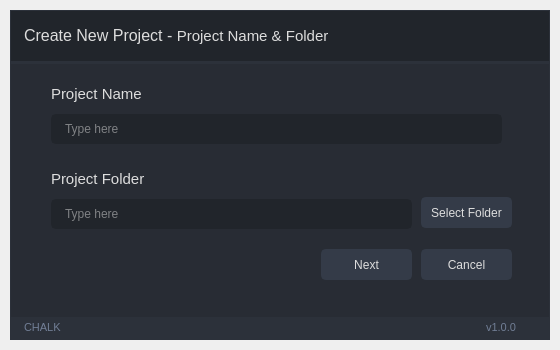
<?xml version="1.0" encoding="UTF-8"?>
<ui version="4.0">
 <author>Wanderson M. Pimenta</author>
 <class>ProjectName</class>
 <widget class="QMainWindow" name="ProjectName">
  <property name="geometry">
   <rect>
    <x>0</x>
    <y>0</y>
    <width>560</width>
    <height>350</height>
   </rect>
  </property>
  <property name="minimumSize">
   <size>
    <width>560</width>
    <height>350</height>
   </size>
  </property>
  <property name="windowTitle">
   <string>MainWindow</string>
  </property>
  <widget class="QWidget" name="styleSheet">
   <property name="font">
    <font>
     <family>Segoe UI</family>
     <pointsize>10</pointsize>
     <italic>false</italic>
     <bold>false</bold>
    </font>
   </property>
   <property name="styleSheet">
    <string notr="true">/* /////////////////////////////////////////////////////////////////////////////////////////////////

SET APP STYLESHEET - FULL STYLES HERE
DARK THEME - DRACULA COLOR BASED

///////////////////////////////////////////////////////////////////////////////////////////////// */

QWidget{
	color: rgb(221, 221, 221);
	font: 10pt &quot;Segoe UI&quot;;
}

/* /////////////////////////////////////////////////////////////////////////////////////////////////
Tooltip */
QToolTip {
	color: #ffffff;
	background-color: rgba(33, 37, 43, 180);
	border: 1px solid rgb(44, 49, 58);
	background-image: none;
	background-position: left center;
    background-repeat: no-repeat;
	border: none;
	border-left: 2px solid rgb(255, 121, 198);
	text-align: left;
	padding-left: 8px;
	margin: 0px;
}

/* /////////////////////////////////////////////////////////////////////////////////////////////////
Bg App */
#bgApp {	
	background-color: rgb(40, 44, 52);
	border: 1px solid rgb(44, 49, 58);
}

/* /////////////////////////////////////////////////////////////////////////////////////////////////
Left Menu */
#leftMenuBg {	
	background-color: rgb(33, 37, 43);
}
#topLogo {
	background-color: rgb(33, 37, 43);
	background-image: url(:/images/images/images/PyDracula.png);
	background-position: centered;
	background-repeat: no-repeat;
}
#titleLeftApp { font: 63 12pt &quot;Segoe UI Semibold&quot;; }
#titleLeftDescription { font: 8pt &quot;Segoe UI&quot;; color: rgb(189, 147, 249); }

/* MENUS */
#topMenu .QPushButton {	
	background-position: left center;
    background-repeat: no-repeat;
	border: none;
	border-left: 22px solid transparent;
	background-color: transparent;
	text-align: left;
	padding-left: 44px;
}
#topMenu .QPushButton:hover {
	background-color: rgb(40, 44, 52);
}
#topMenu .QPushButton:pressed {	
	background-color: rgb(189, 147, 249);
	color: rgb(255, 255, 255);
}
#bottomMenu .QPushButton {	
	background-position: left center;
    background-repeat: no-repeat;
	border: none;
	border-left: 20px solid transparent;
	background-color:transparent;
	text-align: left;
	padding-left: 44px;
}
#bottomMenu .QPushButton:hover {
	background-color: rgb(40, 44, 52);
}
#bottomMenu .QPushButton:pressed {	
	background-color: rgb(189, 147, 249);
	color: rgb(255, 255, 255);
}
#leftMenuFrame{
	border-top: 3px solid rgb(44, 49, 58);
}

/* Toggle Button */
#toggleButton {
	background-position: left center;
    background-repeat: no-repeat;
	border: none;
	border-left: 20px solid transparent;
	background-color: rgb(37, 41, 48);
	text-align: left;
	padding-left: 44px;
	color: rgb(113, 126, 149);
}
#toggleButton:hover {
	background-color: rgb(40, 44, 52);
}
#toggleButton:pressed {
	background-color: rgb(189, 147, 249);
}

/* Title Menu */
#titleRightInfo { padding-left: 10px; }


/* /////////////////////////////////////////////////////////////////////////////////////////////////
Extra Tab */
#extraLeftBox {	
	background-color: rgb(44, 49, 58);
}
#extraTopBg{	
	background-color: rgb(189, 147, 249)
}

/* Icon */
#extraIcon {
	background-position: center;
	background-repeat: no-repeat;
	background-image: url(:/icons/images/icons/icon_settings.png);
}

/* Label */
#extraLabel { color: rgb(255, 255, 255); }

/* Btn Close */
#extraCloseColumnBtn { background-color: rgba(255, 255, 255, 0); border: none;  border-radius: 5px; }
#extraCloseColumnBtn:hover { background-color: rgb(196, 161, 249); border-style: solid; border-radius: 4px; }
#extraCloseColumnBtn:pressed { background-color: rgb(180, 141, 238); border-style: solid; border-radius: 4px; }

/* Extra Content */
#extraContent{
	border-top: 3px solid rgb(40, 44, 52);
}

/* Extra Top Menus */
#extraTopMenu .QPushButton {
background-position: left center;
    background-repeat: no-repeat;
	border: none;
	border-left: 22px solid transparent;
	background-color:transparent;
	text-align: left;
	padding-left: 44px;
}
#extraTopMenu .QPushButton:hover {
	background-color: rgb(40, 44, 52);
}
#extraTopMenu .QPushButton:pressed {	
	background-color: rgb(189, 147, 249);
	color: rgb(255, 255, 255);
}

/* /////////////////////////////////////////////////////////////////////////////////////////////////
Content App */
#contentTopBg{	
	background-color: rgb(33, 37, 43);
}
#contentBottom{
	border-top: 3px solid rgb(44, 49, 58);
}

/* Top Buttons */
#rightButtons .QPushButton { background-color: rgba(255, 255, 255, 0); border: none;  border-radius: 5px; }
#rightButtons .QPushButton:hover { background-color: rgb(44, 49, 57); border-style: solid; border-radius: 4px; }
#rightButtons .QPushButton:pressed { background-color: rgb(23, 26, 30); border-style: solid; border-radius: 4px; }

/* Theme Settings */
#extraRightBox { background-color: rgb(44, 49, 58); }
#themeSettingsTopDetail { background-color: rgb(189, 147, 249); }

/* Bottom Bar */
#bottomBar { background-color: rgb(44, 49, 58); }
#bottomBar QLabel { font-size: 11px; color: rgb(113, 126, 149); padding-left: 10px; padding-right: 10px; padding-bottom: 2px; }

/* CONTENT SETTINGS */
/* MENUS */
#contentSettings .QPushButton {	
	background-position: left center;
    background-repeat: no-repeat;
	border: none;
	border-left: 22px solid transparent;
	background-color:transparent;
	text-align: left;
	padding-left: 44px;
}
#contentSettings .QPushButton:hover {
	background-color: rgb(40, 44, 52);
}
#contentSettings .QPushButton:pressed {	
	background-color: rgb(189, 147, 249);
	color: rgb(255, 255, 255);
}

/* /////////////////////////////////////////////////////////////////////////////////////////////////
QTableWidget */
QTableWidget {	
	background-color: transparent;
	padding: 10px;
	border-radius: 5px;
	gridline-color: rgb(44, 49, 58);
	border-bottom: 1px solid rgb(44, 49, 60);
}
QTableWidget::item{
	border-color: rgb(44, 49, 60);
	padding-left: 5px;
	padding-right: 5px;
	gridline-color: rgb(44, 49, 60);
}
QTableWidget::item:selected{
	background-color: rgb(189, 147, 249);
}
QHeaderView::section{
	background-color: rgb(33, 37, 43);
	max-width: 30px;
	border: 1px solid rgb(44, 49, 58);
	border-style: none;
    border-bottom: 1px solid rgb(44, 49, 60);
    border-right: 1px solid rgb(44, 49, 60);
}
QTableWidget::horizontalHeader {	
	background-color: rgb(33, 37, 43);
}
QHeaderView::section:horizontal
{
    border: 1px solid rgb(33, 37, 43);
	background-color: rgb(33, 37, 43);
	padding: 3px;
	border-top-left-radius: 7px;
    border-top-right-radius: 7px;
}
QHeaderView::section:vertical
{
    border: 1px solid rgb(44, 49, 60);
}

/* /////////////////////////////////////////////////////////////////////////////////////////////////
LineEdit */
QLineEdit {
	background-color: rgb(33, 37, 43);
	border-radius: 5px;
	border: 2px solid rgb(33, 37, 43);
	padding-left: 10px;
	selection-color: rgb(255, 255, 255);
	selection-background-color: rgb(255, 121, 198);
}
QLineEdit:hover {
	border: 2px solid rgb(64, 71, 88);
}
QLineEdit:focus {
	border: 2px solid rgb(91, 101, 124);
}

/* /////////////////////////////////////////////////////////////////////////////////////////////////
PlainTextEdit */
QPlainTextEdit {
	background-color: rgb(27, 29, 35);
	border-radius: 5px;
	padding: 10px;
	selection-color: rgb(255, 255, 255);
	selection-background-color: rgb(255, 121, 198);
}
QPlainTextEdit  QScrollBar:vertical {
    width: 8px;
 }
QPlainTextEdit  QScrollBar:horizontal {
    height: 8px;
 }
QPlainTextEdit:hover {
	border: 2px solid rgb(64, 71, 88);
}
QPlainTextEdit:focus {
	border: 2px solid rgb(91, 101, 124);
}

/* /////////////////////////////////////////////////////////////////////////////////////////////////
ScrollBars */
QScrollBar:horizontal {
    border: none;
    background: rgb(52, 59, 72);
    height: 8px;
    margin: 0px 21px 0 21px;
	border-radius: 0px;
}
QScrollBar::handle:horizontal {
    background: rgb(189, 147, 249);
    min-width: 25px;
	border-radius: 4px
}
QScrollBar::add-line:horizontal {
    border: none;
    background: rgb(55, 63, 77);
    width: 20px;
	border-top-right-radius: 4px;
    border-bottom-right-radius: 4px;
    subcontrol-position: right;
    subcontrol-origin: margin;
}
QScrollBar::sub-line:horizontal {
    border: none;
    background: rgb(55, 63, 77);
    width: 20px;
	border-top-left-radius: 4px;
    border-bottom-left-radius: 4px;
    subcontrol-position: left;
    subcontrol-origin: margin;
}
QScrollBar::up-arrow:horizontal, QScrollBar::down-arrow:horizontal
{
     background: none;
}
QScrollBar::add-page:horizontal, QScrollBar::sub-page:horizontal
{
     background: none;
}
 QScrollBar:vertical {
	border: none;
    background: rgb(52, 59, 72);
    width: 8px;
    margin: 21px 0 21px 0;
	border-radius: 0px;
 }
 QScrollBar::handle:vertical {	
	background: rgb(189, 147, 249);
    min-height: 25px;
	border-radius: 4px
 }
 QScrollBar::add-line:vertical {
     border: none;
    background: rgb(55, 63, 77);
     height: 20px;
	border-bottom-left-radius: 4px;
    border-bottom-right-radius: 4px;
     subcontrol-position: bottom;
     subcontrol-origin: margin;
 }
 QScrollBar::sub-line:vertical {
	border: none;
    background: rgb(55, 63, 77);
     height: 20px;
	border-top-left-radius: 4px;
    border-top-right-radius: 4px;
     subcontrol-position: top;
     subcontrol-origin: margin;
 }
 QScrollBar::up-arrow:vertical, QScrollBar::down-arrow:vertical {
     background: none;
 }

 QScrollBar::add-page:vertical, QScrollBar::sub-page:vertical {
     background: none;
 }

/* /////////////////////////////////////////////////////////////////////////////////////////////////
CheckBox */
QCheckBox::indicator {
    border: 3px solid rgb(52, 59, 72);
	width: 15px;
	height: 15px;
	border-radius: 10px;
    background: rgb(44, 49, 60);
}
QCheckBox::indicator:hover {
    border: 3px solid rgb(58, 66, 81);
}
QCheckBox::indicator:checked {
    background: 3px solid rgb(52, 59, 72);
	border: 3px solid rgb(52, 59, 72);	
	background-image: url(:/icons/images/icons/cil-check-alt.png);
}

/* /////////////////////////////////////////////////////////////////////////////////////////////////
RadioButton */
QRadioButton::indicator {
    border: 3px solid rgb(52, 59, 72);
	width: 15px;
	height: 15px;
	border-radius: 10px;
    background: rgb(44, 49, 60);
}
QRadioButton::indicator:hover {
    border: 3px solid rgb(58, 66, 81);
}
QRadioButton::indicator:checked {
    background: 3px solid rgb(94, 106, 130);
	border: 3px solid rgb(52, 59, 72);	
}

/* /////////////////////////////////////////////////////////////////////////////////////////////////
ComboBox */
QComboBox{
	background-color: rgb(27, 29, 35);
	border-radius: 5px;
	border: 2px solid rgb(33, 37, 43);
	padding: 5px;
	padding-left: 10px;
}
QComboBox:hover{
	border: 2px solid rgb(64, 71, 88);
}
QComboBox::drop-down {
	subcontrol-origin: padding;
	subcontrol-position: top right;
	width: 25px; 
	border-left-width: 3px;
	border-left-color: rgba(39, 44, 54, 150);
	border-left-style: solid;
	border-top-right-radius: 3px;
	border-bottom-right-radius: 3px;	
	background-image: url(:/icons/images/icons/cil-arrow-bottom.png);
	background-position: center;
	background-repeat: no-reperat;
 }
QComboBox QAbstractItemView {
	color: rgb(255, 121, 198);	
	background-color: rgb(33, 37, 43);
	padding: 10px;
	selection-background-color: rgb(39, 44, 54);
}

/* /////////////////////////////////////////////////////////////////////////////////////////////////
Sliders */
QSlider::groove:horizontal {
    border-radius: 5px;
    height: 10px;
	margin: 0px;
	background-color: rgb(52, 59, 72);
}
QSlider::groove:horizontal:hover {
	background-color: rgb(55, 62, 76);
}
QSlider::handle:horizontal {
    background-color: rgb(189, 147, 249);
    border: none;
    height: 10px;
    width: 10px;
    margin: 0px;
	border-radius: 5px;
}
QSlider::handle:horizontal:hover {
    background-color: rgb(195, 155, 255);
}
QSlider::handle:horizontal:pressed {
    background-color: rgb(255, 121, 198);
}

QSlider::groove:vertical {
    border-radius: 5px;
    width: 10px;
    margin: 0px;
	background-color: rgb(52, 59, 72);
}
QSlider::groove:vertical:hover {
	background-color: rgb(55, 62, 76);
}
QSlider::handle:vertical {
    background-color: rgb(189, 147, 249);
	border: none;
    height: 10px;
    width: 10px;
    margin: 0px;
	border-radius: 5px;
}
QSlider::handle:vertical:hover {
    background-color: rgb(195, 155, 255);
}
QSlider::handle:vertical:pressed {
    background-color: rgb(255, 121, 198);
}

/* /////////////////////////////////////////////////////////////////////////////////////////////////
CommandLinkButton */
QCommandLinkButton {	
	color: rgb(255, 121, 198);
	border-radius: 5px;
	padding: 5px;
	color: rgb(255, 170, 255);
}
QCommandLinkButton:hover {	
	color: rgb(255, 170, 255);
	background-color: rgb(44, 49, 60);
}
QCommandLinkButton:pressed {	
	color: rgb(189, 147, 249);
	background-color: rgb(52, 58, 71);
}

/* /////////////////////////////////////////////////////////////////////////////////////////////////
Button */
#pagesContainer QPushButton {
	border: 2px solid rgb(52, 59, 72);
	border-radius: 5px;	
	background-color: rgb(52, 59, 72);
}
#pagesContainer QPushButton:hover {
	background-color: rgb(57, 65, 80);
	border: 2px solid rgb(61, 70, 86);
}
#pagesContainer QPushButton:pressed {	
	background-color: rgb(35, 40, 49);
	border: 2px solid rgb(43, 50, 61);
}

</string>
   </property>
   <layout class="QVBoxLayout" name="appMargins">
    <property name="spacing">
     <number>0</number>
    </property>
    <property name="leftMargin">
     <number>10</number>
    </property>
    <property name="topMargin">
     <number>10</number>
    </property>
    <property name="rightMargin">
     <number>10</number>
    </property>
    <property name="bottomMargin">
     <number>10</number>
    </property>
    <item>
     <widget class="QFrame" name="bgApp">
      <property name="styleSheet">
       <string notr="true"/>
      </property>
      <property name="frameShape">
       <enum>QFrame::NoFrame</enum>
      </property>
      <property name="frameShadow">
       <enum>QFrame::Raised</enum>
      </property>
      <layout class="QHBoxLayout" name="horizontalLayout_6">
       <property name="spacing">
        <number>0</number>
       </property>
       <property name="leftMargin">
        <number>0</number>
       </property>
       <property name="topMargin">
        <number>0</number>
       </property>
       <property name="rightMargin">
        <number>0</number>
       </property>
       <property name="bottomMargin">
        <number>0</number>
       </property>
       <item>
        <widget class="QFrame" name="contentBox">
         <property name="frameShape">
          <enum>QFrame::NoFrame</enum>
         </property>
         <property name="frameShadow">
          <enum>QFrame::Raised</enum>
         </property>
         <layout class="QVBoxLayout" name="verticalLayout_2">
          <property name="spacing">
           <number>0</number>
          </property>
          <property name="leftMargin">
           <number>0</number>
          </property>
          <property name="topMargin">
           <number>0</number>
          </property>
          <property name="rightMargin">
           <number>0</number>
          </property>
          <property name="bottomMargin">
           <number>0</number>
          </property>
          <item>
           <widget class="QFrame" name="contentTopBg">
            <property name="minimumSize">
             <size>
              <width>0</width>
              <height>50</height>
             </size>
            </property>
            <property name="maximumSize">
             <size>
              <width>16777215</width>
              <height>50</height>
             </size>
            </property>
            <property name="frameShape">
             <enum>QFrame::NoFrame</enum>
            </property>
            <property name="frameShadow">
             <enum>QFrame::Raised</enum>
            </property>
            <layout class="QHBoxLayout" name="horizontalLayout">
             <property name="spacing">
              <number>0</number>
             </property>
             <property name="leftMargin">
              <number>0</number>
             </property>
             <property name="topMargin">
              <number>0</number>
             </property>
             <property name="rightMargin">
              <number>10</number>
             </property>
             <property name="bottomMargin">
              <number>0</number>
             </property>
             <item>
              <widget class="QFrame" name="leftBox">
               <property name="sizePolicy">
                <sizepolicy hsizetype="Expanding" vsizetype="Preferred">
                 <horstretch>0</horstretch>
                 <verstretch>0</verstretch>
                </sizepolicy>
               </property>
               <property name="frameShape">
                <enum>QFrame::NoFrame</enum>
               </property>
               <property name="frameShadow">
                <enum>QFrame::Raised</enum>
               </property>
               <layout class="QHBoxLayout" name="horizontalLayout_3">
                <property name="spacing">
                 <number>0</number>
                </property>
                <property name="leftMargin">
                 <number>0</number>
                </property>
                <property name="topMargin">
                 <number>0</number>
                </property>
                <property name="rightMargin">
                 <number>0</number>
                </property>
                <property name="bottomMargin">
                 <number>0</number>
                </property>
                <item>
                 <widget class="QLabel" name="titleRightInfo">
                  <property name="sizePolicy">
                   <sizepolicy hsizetype="Preferred" vsizetype="Expanding">
                    <horstretch>0</horstretch>
                    <verstretch>0</verstretch>
                   </sizepolicy>
                  </property>
                  <property name="maximumSize">
                   <size>
                    <width>16777215</width>
                    <height>45</height>
                   </size>
                  </property>
                  <property name="font">
                   <font>
                    <family>Segoe UI</family>
                    <pointsize>10</pointsize>
                    <italic>false</italic>
                    <bold>false</bold>
                   </font>
                  </property>
                  <property name="text">
                   <string>&lt;html&gt;&lt;head/&gt;&lt;body&gt;&lt;p&gt;&lt;span style=&quot; font-size:12pt;&quot;&gt;Create New Project - &lt;/span&gt;&lt;span style=&quot; font-size:11pt;&quot;&gt;Project Name &amp;amp; Folder&lt;/span&gt;&lt;/p&gt;&lt;/body&gt;&lt;/html&gt;</string>
                  </property>
                  <property name="alignment">
                   <set>Qt::AlignLeading|Qt::AlignLeft|Qt::AlignVCenter</set>
                  </property>
                 </widget>
                </item>
               </layout>
              </widget>
             </item>
             <item alignment="Qt::AlignRight">
              <widget class="QFrame" name="rightButtons">
               <property name="minimumSize">
                <size>
                 <width>0</width>
                 <height>28</height>
                </size>
               </property>
               <property name="frameShape">
                <enum>QFrame::NoFrame</enum>
               </property>
               <property name="frameShadow">
                <enum>QFrame::Raised</enum>
               </property>
               <layout class="QHBoxLayout" name="horizontalLayout_2">
                <property name="spacing">
                 <number>5</number>
                </property>
                <property name="leftMargin">
                 <number>0</number>
                </property>
                <property name="topMargin">
                 <number>0</number>
                </property>
                <property name="rightMargin">
                 <number>0</number>
                </property>
                <property name="bottomMargin">
                 <number>0</number>
                </property>
                <item>
                 <widget class="QPushButton" name="minimizeAppBtn">
                  <property name="minimumSize">
                   <size>
                    <width>28</width>
                    <height>28</height>
                   </size>
                  </property>
                  <property name="maximumSize">
                   <size>
                    <width>28</width>
                    <height>28</height>
                   </size>
                  </property>
                  <property name="cursor">
                   <cursorShape>PointingHandCursor</cursorShape>
                  </property>
                  <property name="toolTip">
                   <string>Minimize</string>
                  </property>
                  <property name="text">
                   <string/>
                  </property>
                  <property name="icon">
                   <iconset resource="../resources.qrc">
                    <normaloff>:/icons/images/icons/icon_minimize.png</normaloff>:/icons/images/icons/icon_minimize.png</iconset>
                  </property>
                  <property name="iconSize">
                   <size>
                    <width>20</width>
                    <height>20</height>
                   </size>
                  </property>
                 </widget>
                </item>
                <item>
                 <widget class="QPushButton" name="maximizeRestoreAppBtn">
                  <property name="minimumSize">
                   <size>
                    <width>28</width>
                    <height>28</height>
                   </size>
                  </property>
                  <property name="maximumSize">
                   <size>
                    <width>28</width>
                    <height>28</height>
                   </size>
                  </property>
                  <property name="font">
                   <font>
                    <family>Segoe UI</family>
                    <pointsize>10</pointsize>
                    <italic>false</italic>
                    <bold>false</bold>
                    <stylestrategy>PreferDefault</stylestrategy>
                   </font>
                  </property>
                  <property name="cursor">
                   <cursorShape>PointingHandCursor</cursorShape>
                  </property>
                  <property name="toolTip">
                   <string>Maximize</string>
                  </property>
                  <property name="styleSheet">
                   <string notr="true"/>
                  </property>
                  <property name="text">
                   <string/>
                  </property>
                  <property name="icon">
                   <iconset resource="../resources.qrc">
                    <normaloff>:/icons/images/icons/icon_maximize.png</normaloff>:/icons/images/icons/icon_maximize.png</iconset>
                  </property>
                  <property name="iconSize">
                   <size>
                    <width>20</width>
                    <height>20</height>
                   </size>
                  </property>
                 </widget>
                </item>
                <item>
                 <widget class="QPushButton" name="closeAppBtn">
                  <property name="minimumSize">
                   <size>
                    <width>28</width>
                    <height>28</height>
                   </size>
                  </property>
                  <property name="maximumSize">
                   <size>
                    <width>28</width>
                    <height>28</height>
                   </size>
                  </property>
                  <property name="cursor">
                   <cursorShape>PointingHandCursor</cursorShape>
                  </property>
                  <property name="toolTip">
                   <string>Close</string>
                  </property>
                  <property name="text">
                   <string/>
                  </property>
                  <property name="icon">
                   <iconset resource="../resources.qrc">
                    <normaloff>:/icons/images/icons/icon_close.png</normaloff>:/icons/images/icons/icon_close.png</iconset>
                  </property>
                  <property name="iconSize">
                   <size>
                    <width>20</width>
                    <height>20</height>
                   </size>
                  </property>
                 </widget>
                </item>
               </layout>
              </widget>
             </item>
            </layout>
           </widget>
          </item>
          <item>
           <widget class="QFrame" name="contentBottom">
            <property name="frameShape">
             <enum>QFrame::NoFrame</enum>
            </property>
            <property name="frameShadow">
             <enum>QFrame::Raised</enum>
            </property>
            <layout class="QVBoxLayout" name="verticalLayout_6">
             <property name="spacing">
              <number>0</number>
             </property>
             <property name="leftMargin">
              <number>0</number>
             </property>
             <property name="topMargin">
              <number>0</number>
             </property>
             <property name="rightMargin">
              <number>0</number>
             </property>
             <property name="bottomMargin">
              <number>0</number>
             </property>
             <item>
              <widget class="QFrame" name="content">
               <property name="frameShape">
                <enum>QFrame::NoFrame</enum>
               </property>
               <property name="frameShadow">
                <enum>QFrame::Raised</enum>
               </property>
               <layout class="QHBoxLayout" name="horizontalLayout_4">
                <property name="spacing">
                 <number>0</number>
                </property>
                <property name="leftMargin">
                 <number>0</number>
                </property>
                <property name="topMargin">
                 <number>0</number>
                </property>
                <property name="rightMargin">
                 <number>0</number>
                </property>
                <property name="bottomMargin">
                 <number>0</number>
                </property>
                <item>
                 <widget class="QFrame" name="pagesContainer">
                  <property name="styleSheet">
                   <string notr="true"/>
                  </property>
                  <property name="frameShape">
                   <enum>QFrame::NoFrame</enum>
                  </property>
                  <property name="frameShadow">
                   <enum>QFrame::Raised</enum>
                  </property>
                  <widget class="QLabel" name="label">
                   <property name="geometry">
                    <rect>
                     <x>40</x>
                     <y>15</y>
                     <width>111</width>
                     <height>31</height>
                    </rect>
                   </property>
                   <property name="font">
                    <font>
                     <family>Segoe UI</family>
                     <pointsize>10</pointsize>
                     <italic>false</italic>
                     <bold>false</bold>
                    </font>
                   </property>
                   <property name="text">
                    <string>&lt;html&gt;&lt;head/&gt;&lt;body&gt;&lt;p&gt;&lt;span style=&quot; font-size:11pt;&quot;&gt;Project Name &lt;/span&gt;&lt;/p&gt;&lt;/body&gt;&lt;/html&gt;</string>
                   </property>
                  </widget>
                  <widget class="QLabel" name="label_2">
                   <property name="geometry">
                    <rect>
                     <x>40</x>
                     <y>100</y>
                     <width>111</width>
                     <height>31</height>
                    </rect>
                   </property>
                   <property name="font">
                    <font>
                     <family>Segoe UI</family>
                     <pointsize>10</pointsize>
                     <italic>false</italic>
                     <bold>false</bold>
                    </font>
                   </property>
                   <property name="text">
                    <string>&lt;html&gt;&lt;head/&gt;&lt;body&gt;&lt;p&gt;&lt;span style=&quot; font-size:11pt;&quot;&gt;Project Folder&lt;/span&gt;&lt;/p&gt;&lt;/body&gt;&lt;/html&gt;</string>
                   </property>
                  </widget>
                  <widget class="QPushButton" name="selectFolderButton">
                   <property name="geometry">
                    <rect>
                     <x>410</x>
                     <y>133</y>
                     <width>91</width>
                     <height>31</height>
                    </rect>
                   </property>
                   <property name="text">
                    <string>Select Folder</string>
                   </property>
                  </widget>
                  <widget class="QPushButton" name="cancelButton">
                   <property name="geometry">
                    <rect>
                     <x>410</x>
                     <y>185</y>
                     <width>91</width>
                     <height>31</height>
                    </rect>
                   </property>
                   <property name="text">
                    <string>Cancel</string>
                   </property>
                  </widget>
                  <widget class="QPushButton" name="nextButton">
                   <property name="geometry">
                    <rect>
                     <x>310</x>
                     <y>185</y>
                     <width>91</width>
                     <height>31</height>
                    </rect>
                   </property>
                   <property name="text">
                    <string>Next</string>
                   </property>
                  </widget>
                  <widget class="QLineEdit" name="lineProjectName">
                   <property name="geometry">
                    <rect>
                     <x>40</x>
                     <y>50</y>
                     <width>451</width>
                     <height>30</height>
                    </rect>
                   </property>
                   <property name="minimumSize">
                    <size>
                     <width>0</width>
                     <height>30</height>
                    </size>
                   </property>
                   <property name="styleSheet">
                    <string notr="true">background-color: rgb(33, 37, 43);</string>
                   </property>
                   <property name="text">
                    <string/>
                   </property>
                   <property name="placeholderText">
                    <string>Type here</string>
                   </property>
                  </widget>
                  <widget class="QLineEdit" name="lineFolder">
                   <property name="geometry">
                    <rect>
                     <x>40</x>
                     <y>135</y>
                     <width>361</width>
                     <height>30</height>
                    </rect>
                   </property>
                   <property name="minimumSize">
                    <size>
                     <width>0</width>
                     <height>30</height>
                    </size>
                   </property>
                   <property name="styleSheet">
                    <string notr="true">background-color: rgb(33, 37, 43);</string>
                   </property>
                   <property name="text">
                    <string/>
                   </property>
                   <property name="placeholderText">
                    <string>Type here</string>
                   </property>
                  </widget>
                 </widget>
                </item>
               </layout>
              </widget>
             </item>
             <item>
              <widget class="QFrame" name="bottomBar">
               <property name="minimumSize">
                <size>
                 <width>0</width>
                 <height>22</height>
                </size>
               </property>
               <property name="maximumSize">
                <size>
                 <width>16777215</width>
                 <height>22</height>
                </size>
               </property>
               <property name="frameShape">
                <enum>QFrame::NoFrame</enum>
               </property>
               <property name="frameShadow">
                <enum>QFrame::Raised</enum>
               </property>
               <layout class="QHBoxLayout" name="horizontalLayout_5">
                <property name="spacing">
                 <number>0</number>
                </property>
                <property name="leftMargin">
                 <number>0</number>
                </property>
                <property name="topMargin">
                 <number>0</number>
                </property>
                <property name="rightMargin">
                 <number>0</number>
                </property>
                <property name="bottomMargin">
                 <number>0</number>
                </property>
                <item>
                 <widget class="QLabel" name="creditsLabel">
                  <property name="maximumSize">
                   <size>
                    <width>16777215</width>
                    <height>16</height>
                   </size>
                  </property>
                  <property name="font">
                   <font>
                    <family>Segoe UI</family>
                    <pointsize>-1</pointsize>
                    <italic>false</italic>
                    <bold>false</bold>
                   </font>
                  </property>
                  <property name="text">
                   <string>CHALK</string>
                  </property>
                  <property name="alignment">
                   <set>Qt::AlignLeading|Qt::AlignLeft|Qt::AlignVCenter</set>
                  </property>
                 </widget>
                </item>
                <item>
                 <widget class="QLabel" name="version">
                  <property name="text">
                   <string>v1.0.0</string>
                  </property>
                  <property name="alignment">
                   <set>Qt::AlignRight|Qt::AlignTrailing|Qt::AlignVCenter</set>
                  </property>
                 </widget>
                </item>
                <item>
                 <widget class="QFrame" name="frame_size_grip">
                  <property name="minimumSize">
                   <size>
                    <width>20</width>
                    <height>0</height>
                   </size>
                  </property>
                  <property name="maximumSize">
                   <size>
                    <width>20</width>
                    <height>16777215</height>
                   </size>
                  </property>
                  <property name="frameShape">
                   <enum>QFrame::NoFrame</enum>
                  </property>
                  <property name="frameShadow">
                   <enum>QFrame::Raised</enum>
                  </property>
                 </widget>
                </item>
               </layout>
              </widget>
             </item>
            </layout>
           </widget>
          </item>
         </layout>
        </widget>
       </item>
      </layout>
     </widget>
    </item>
   </layout>
  </widget>
 </widget>
 <resources>
  <include location="../resources.qrc"/>
 </resources>
 <connections/>
</ui>
